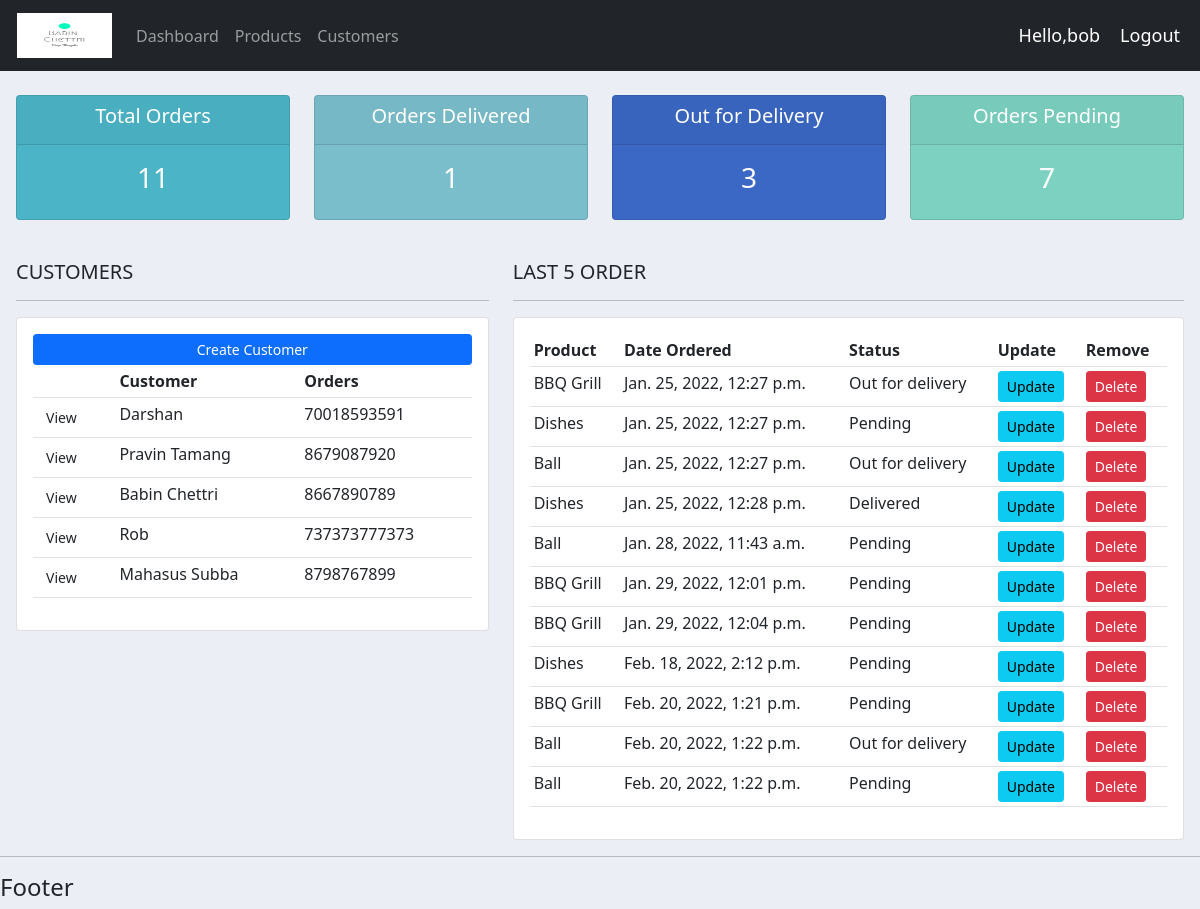
The app's page / (signed in), older data.
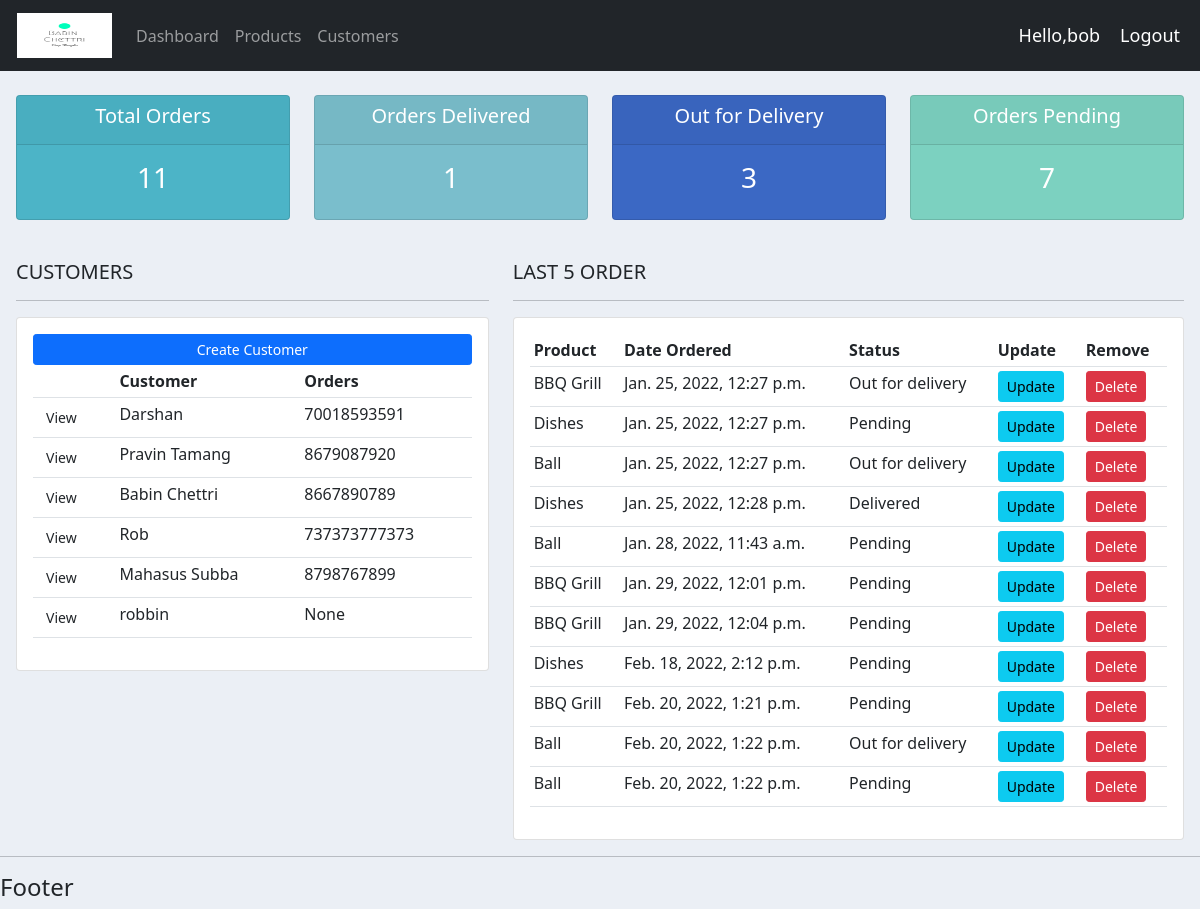
The same page, newer data.
### accounts/models.py (models this page shows, shortened)
class Customer(models.Model):
    user = models.OneToOneField(User, null=True, blank=True, on_delete=models.CASCADE)
    name = models.CharField(max_length=100, null=True)
    phone = models.CharField(max_length=12, null=True)
    email = models.CharField(max_length=60, null=True)
    profile_pic = models.ImageField(default="BC.png", null=True, blank=True)
    date_created =  models.DateTimeField(auto_now_add=True)

class Order(models.Model):
    STATUS = (
        ('Pending', 'Pending'),
        ('Out for delivery', 'Out for delivery'),
        ('Delivered', 'Delivered')
    )
    customer = models.ForeignKey(Customer, null=True, on_delete=models.SET_NULL)
    product = models.ForeignKey(Product, null=True, on_delete=models.SET_NULL)
    date_created = models.DateTimeField(auto_now_add=True)
    status = models.CharField(max_length=200, null=True, choices=STATUS)
    note = models.CharField(max_length=1000, null=True)

class Product(models.Model):
    CATEGORY = (
        ('Indoor', 'Indoor'),
        ('Outdoor', 'Outdoor'),
    )
    name = models.CharField(max_length=100, null=True)
    price = models.FloatField(null=True)
    category =  models.CharField(max_length=150, null=True, choices=CATEGORY)
    description = models.CharField(max_length=200, null=True, blank=True)
    date_created = models.DateTimeField(auto_now_add=True)
    tags = models.ManyToManyField(Tag)
    def __str__(self):
        return self.name

### accounts/decorators.py (the view)
    def wrapper_function(request, *args, **kwargs):
        group = None
        if request.user.groups.exists():
            group = request.user.groups.all()[0].name
        if group == 'customer':
            return redirect('user-page')
        if group == 'admin':
            return view_func(request, *args, **kwargs)

### accounts/views.py (called while the page is built)
@login_required(login_url='login')
@admin_only
def home(request):
    orders = Order.objects.all()
    customers = Customer.objects.all()
    total_customers = customers.count()
    total_orders = orders.count()
    outfordelivery = orders.filter(status='Out for delivery').count()
    delivered = orders.filter(status='Delivered').count()
    pending = orders.filter(status='Pending').count()
    context = {'orders': orders, 'customers': customers, 'total_customers': total_customers,
               'total_orders': total_orders, 'delivered': delivered, 'pending': pending,
               'outfordelivery': outfordelivery}
    return render(request, 'accounts/dashboard.html', context)

### accounts/templates/accounts/dashboard.html
{% extends 'accounts/main.html' %}
{% block content %}
{% include 'accounts/status.html' %}
<br>
<div class="row px-3">
    <div class="col-md-5">
        <h5>CUSTOMERS</h5>
        <hr>
        <div class="card card-body">
            <a href="" class="btn btn-primary btn-sm btn-block">Create Customer</a>
            <table class="table table-sm">
                <tr>
                    <th></th>
                    <th>Customer</th>
                    <th>Orders</th>
                </tr>
                {% for customer in customers %}
                <tr>
<td><a class="btn btn-sm" href="{% url 'customer' customer.id %}">View</a></td>
                    <td>{{customer.name}}</td>
                    <td>{{customer.phone}}</td>
                </tr>
                {% endfor %}
            </table>
        </div>
    </div>
    <div class="col-md-7">
        <h5>LAST 5 ORDER</h5>
        <hr>
        <div class="card card-body">
            <table class="table table-sm">
                <tr>
                    <th>Product</th>
                    <th>Date Ordered</th>
                    <th>Status</th>
                    <th>Update</th>
                    <th>Remove</th>
                </tr>
                {%for order in orders %}
                <tr>
                    <td>{{order.product}}</td>
                    <td>{{order.date_created}}</td>
                    <td>{{order.status}}</td>
                    <td><a class="btn btn-sm btn-info" href="{% url 'update_order' order.id %}">Update</a></td>
                    <td><a class="btn btn-sm btn-danger" href="{% url 'delete_order' order.id %}">Delete</a></td>
                </tr>
                {% endfor %}
            </table>
        </div>
    </div>
</div>
{% endblock content %}

### accounts/templates/accounts/main.html (shortened to what this page needs)
<!DOCTYPE html>
<html lang="en">
{% load static %}
<head>
    <link href="https://cdn.jsdelivr.net/npm/bootstrap@5.0.2/dist/css/bootstrap.min.css" rel="stylesheet">
    <link rel="stylesheet" type="text/css" href="{% static '/css/main.css' %}">
</head>
<body>
{% include 'accounts/navbar.html' %}
{% block content %}
{% endblock %}
<hr>
<h4>Footer</h4>
</body>
</html>

### accounts/templates/accounts/navbar.html (shortened to what this page needs)
{% load static %}
<nav class="navbar navbar-expand-lg navbar-dark bg-dark">
  <div class="container-fluid">
    <a class="navbar-brand" href="{% url 'home' %}"><img src="{%static '/images/BC.png' %}" style="width:100px; height: 45px; padding-left: 5px;" /></a>
    <div class="collapse navbar-collapse" id="navbarNav">
      <ul class="navbar-nav">
        {% if request.user.is_staff %}
        <li class="nav-item">
          <a class="nav-link" aria-current="page" href="{%url 'home' %}">Dashboard</a>
        </li>
        <li class="nav-item">
          <a class="nav-link" href="{% url 'products' %}">Products</a>
        </li>
        <li class="nav-item">
          <a class="nav-link" href="{% url 'customers' %}">Customers</a>
        </li>
        {% else %}
        <li class="nav-item">
          <a class="nav-link" href="{% url 'account' %}">Settings</a>
        </li>
        {% endif %}
      </ul>
    </div>
  </div>
  <span class="hello-msg">Hello,{{request.user}}</span>
  <span><a class="hello-msg" href="{% url 'logout' %}">Logout</a> </span>
</nav>

### accounts/templates/accounts/status.html
<br>
<div class="row px-3">
    <div class="col">
        <div class="col-md">
            <div class="card text-center text-white mb-3" id="total-orders">
                <div class="card-header">
                    <h5 class="card-title">Total Orders</h5>
                </div>
                <div class="card-body">
                    <h3 class="card-title">{{total_orders}}</h3>
                </div>
            </div>
        </div>
    </div>
    <div class="col">
        <div class="col-md">
            <div class="card text-center text-white mb-3" id="orders-delivered">
                <div class="card-header">
                    <h5 class="card-title">Orders Delivered</h5>
                </div>
                <div class="card-body">
                    <h3 class="card-title">{{delivered}}</h3>
                </div>
            </div>
        </div>
    </div>
    <div class="col">
        <div class="col-md">
            <div class="card text-center text-white mb-3" id="out-for-delivery">
                <div class="card-header">
                    <h5 class="card-title">Out for Delivery</h5>
                </div>
                <div class="card-body">
                    <h3 class="card-title">{{outfordelivery}}</h3>
                </div>
            </div>
        </div>
    </div>
    <div class="col">
        <div class="col-md">
            <div class="card text-center text-white mb-3" id="orders-pending">
                <div class="card-header">
                    <h5 class="card-title">Orders Pending</h5>
                </div>
                <div class="card-body">
                    <h3 class="card-title">{{pending}}</h3>
                </div>
            </div>
        </div>
    </div>
</div>

### static/css/main.css (style rules this page uses)
body { background-color: #ebeff5; }
#total-orders { background-color: #4cb4c7; }
#orders-delivered { background-color: #7abecc; }
#out-for-delivery { background-color: #3b68c4; }
#orders-pending { background-color: #7CD1C0; }

### accounts/templates/accounts/navbar.html (style rules this page uses)
.hello-msg { font-size: 18px; color: #fff; margin-right: 20px; text-decoration: none; }

Row changes from the older to the newer data that the page shows:
added Customer: name "robbin", phone "None"
